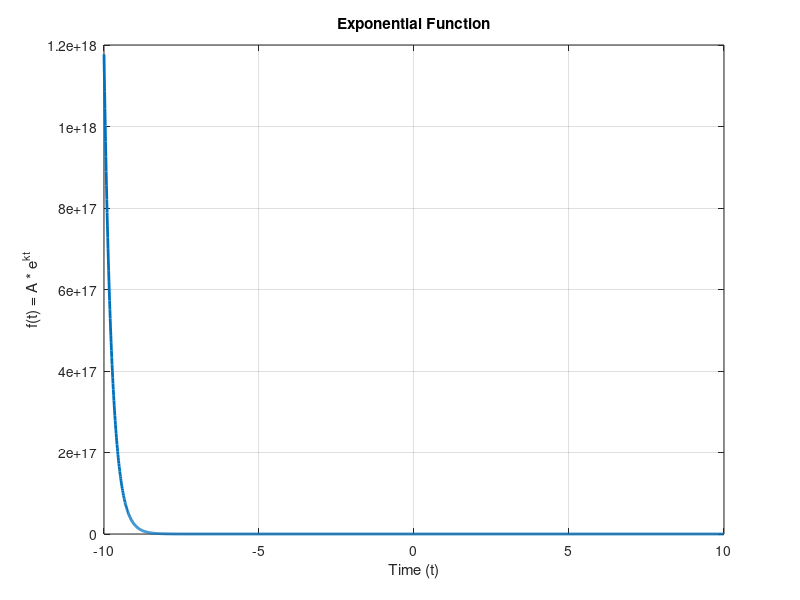

The MATLAB source for this figure:
clc;
clear all;
close all;

t = -10:0.1:10; 

%unit step func
ut = zeros(size(t));
for i = 1:length(t)
    if t(i)>=0
        ut(i) = 1;
    else
        ut(i) = 0;
    end
end 

plot(t, ut, LineWidth=2);
title("unit step funtion");
xlabel('time');
ylabel('u(t)');

%% ramp function
rt = zeros(size(t));
for i = 1:length(t)
    if t(i)>=0
        rt(i) = t(i);
    else
        rt(i) = 0;
    end
end 

plot(t, rt, LineWidth=2);
title("Ramp funtion");
xlabel('time');
ylabel('rt(t)');


%% impulse function
it = zeros(size(t));
for i = 1:length(t)
    if t(i) == 0
        it(i) = 1;
    else
        it(i) = 0;
    end
end 

plot(t, it, LineWidth = 2);
title("Impulse funtion");
xlabel('time');
ylabel('it(t)');

%% exponential function

% Define time vector
t = -10:0.01:10;  % adjust as needed

% Parameters
k = -4;
A = 5;

% Preallocate output vector
expt = zeros(size(t));

% Calculate exponential function
for i = 1:length(t)
    expt(i) = A * exp(k * t(i));
end

% Plotting
plot(t, expt, 'LineWidth', 2);
title("Exponential Function");
xlabel('Time (t)');
ylabel('f(t) = A * e^{kt}');
grid on;
